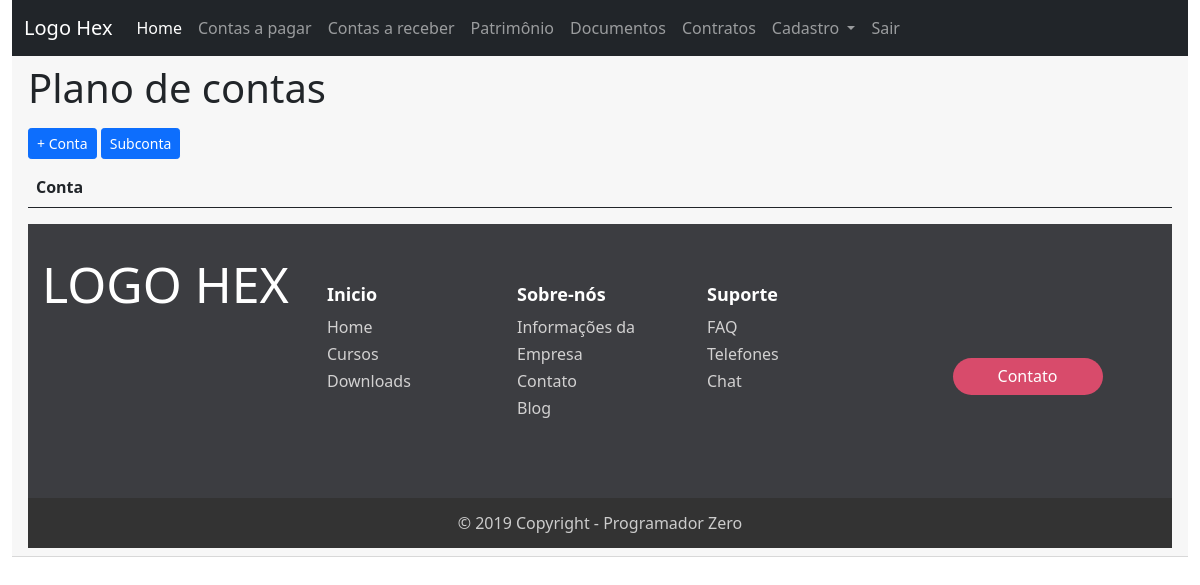
/conta/ (signed in), run on an earlier commit of the app's database.
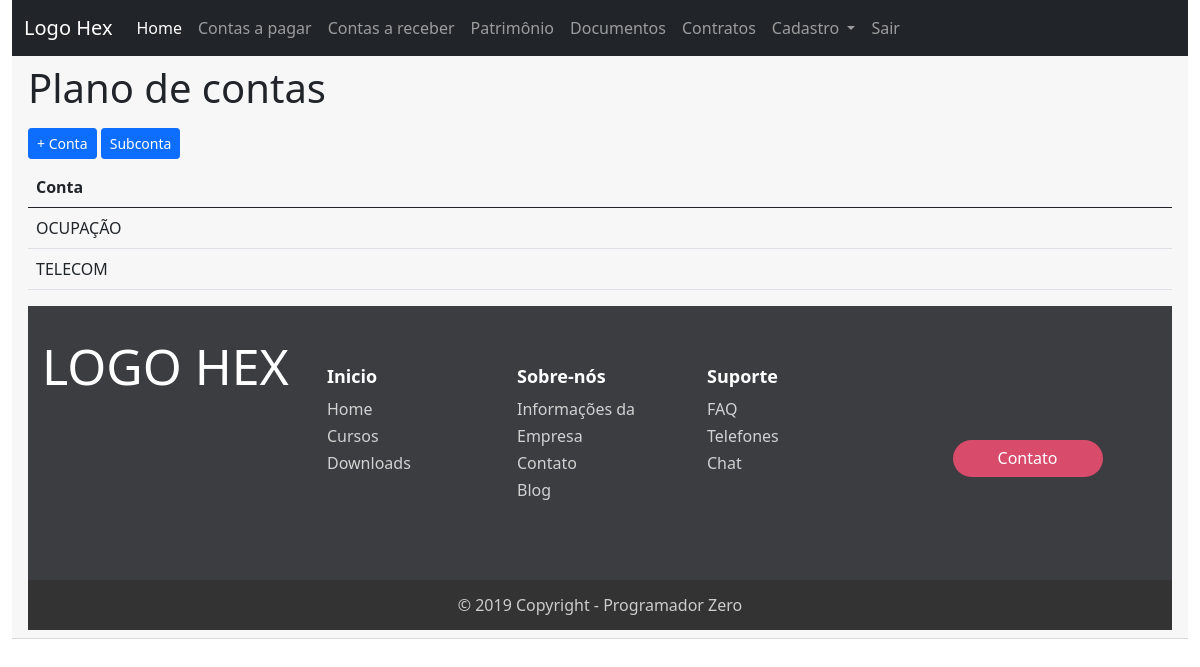
And on a later commit of the database.
### conta/models.py (models this page shows, shortened)
class Conta(models.Model):
	conta = models.CharField('Conta', max_length=100, unique=True)

### conta/views.py (the view)
# urls.py: path('conta/', views.conta, name='conta'),
@login_required
def conta(request):
	subconta = Subconta.objects.all()
	conta = Conta.objects.all().order_by('conta')
	return render(request,'conta/conta.html',{'conta':conta,'subconta':subconta})

### conta/templates/conta/conta.html (shortened to what this page needs)
{% extends 'base.html' %}
{% block content %}
<div class="card-header card-body-t ">
<div>
  <h1>Plano de contas</h1>
    <nav class="navbar">
      <div>
        <a href="{% url 'contaAdd'%}"><button class="btn btn-primary btn-add btn-sm"> + Conta</button></a>
        <a href="{% url 'subconta'%}"><button class="btn btn-primary btn-add btn-sm">Subconta</button></a>
      </div>
    </nav>
  <table class="table">
      <thead>
        <tr>
          <th>Conta</th>
        </tr>
      </thead>
      <tbody>
      {% for conta in conta %}
        <tr>
          <td>{{conta.conta}}</td>
      {% endfor %}
         </tbody>
    </table>
{% endblock%}

What changed in the data, as far as the page shows it:
added Conta: conta "OCUPAÇÃO"
added Conta: conta "TELECOM"
